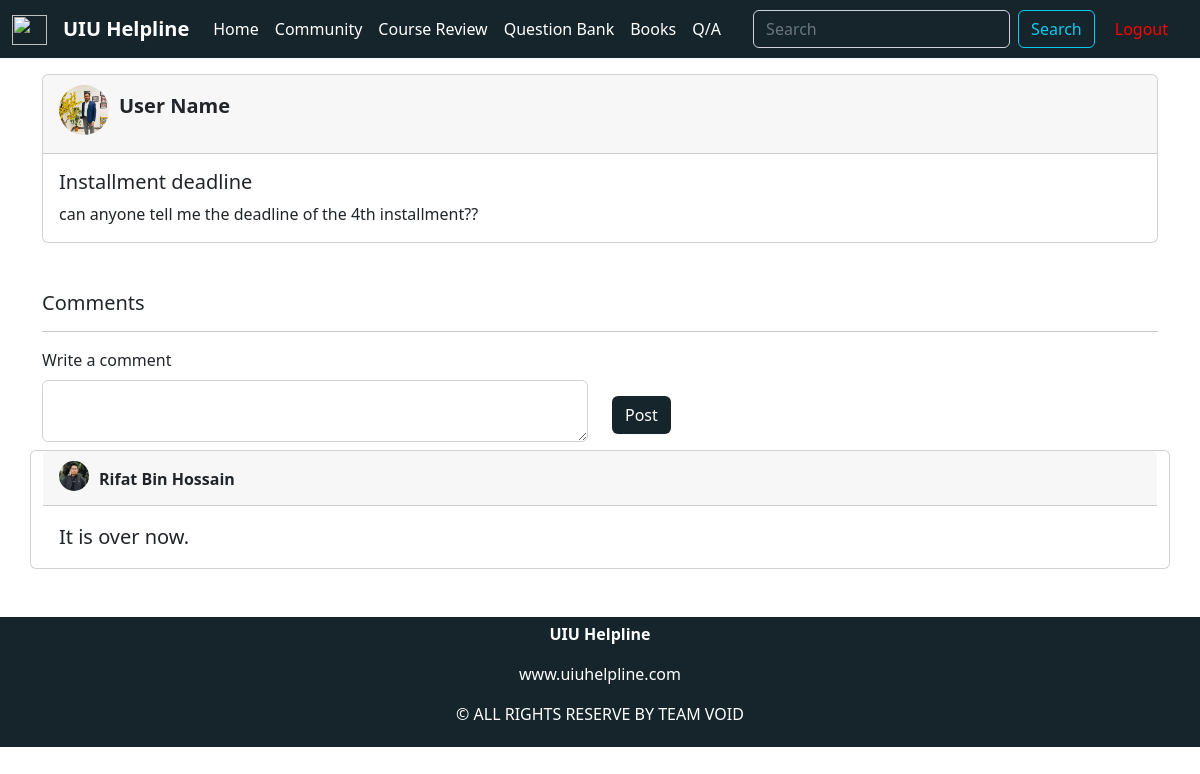
Screenshot of /post_details.php?post_id=20 with the database file from the repository.
### tables this page shows
CREATE TABLE `accounts` (
  `name` varchar(500) NOT NULL,
  `username` varchar(500) NOT NULL,
  `password` varchar(100) NOT NULL,
  `c_password` varchar(100) NOT NULL,
  `userid` int(100) NOT NULL,
  `photo_loc` varchar(1000) NOT NULL
);

CREATE TABLE `community_post` (
  `id` int(11) NOT NULL,
  `post_title` text NOT NULL,
  `post_details` text NOT NULL,
  `post_by` int(11) DEFAULT NULL,
  `date` datetime(6) NOT NULL DEFAULT current_timestamp(6)
);

CREATE TABLE `post_comment` (
  `id` int(11) NOT NULL,
  `comment` text NOT NULL,
  `comment_by` int(11) NOT NULL,
  `post_id` int(11) NOT NULL,
  `date` datetime(6) NOT NULL
);

### post_details.php (the view, shortened to what this page needs)
<?php
$post_id = $_GET['post_id'];
include('components/dbConnect.php');
$sql = "SELECT `id`, `post_title`, `post_details`, `post_by`, `date` FROM `community_post` WHERE id = '$post_id'";
$result = mysqli_query($conn, $sql);
$row = mysqli_fetch_assoc($result);
$pid = $row['post_by'];
$sql4 = "SELECT `photo_loc` FROM `accounts` WHERE userid = '$pid';";
$result3 = mysqli_query($conn, $sql4);
$img = mysqli_fetch_assoc($result3);
?>
<?php
include "components/header.php";
?>
<div class="container mt-3">
    <div class="card w-100">
        <div class="card-header" style="display:inline-flex">
            <img src="img/<?php echo $img['photo_loc'] ?>" alt="" onerror="this.src='img/altimg.jpg';" alt="" style="width:50px; height:50px; border-radius:50%; margin-top:2px">
            <p style="padding: 8px 10px; font-size:20px"><b>User Name</b></p>
        </div>
        <div class="card-body">
            <h5 class="card-title"><?php echo $row['post_title']; ?></h5>
            <p class="card-text"><?php echo $row['post_details']; ?></p>
        </div>
    </div>
</div>
<br>
<br>
<div class="container">
    <h5>Comments</h5>
    <hr>
    <form action="post_details.php?post_id=<?php echo $post_id; ?>" method="post">
        <div class="row">
            <div class="col">
                <label for="exampleFormControlTextarea1" class="form-label">Write a comment</label>
                <textarea class="form-control" name="comment" id="exampleFormControlTextarea1" rows="2"></textarea>
            </div>
            <div class="col">
                <input type="submit" name="post_comment" value="Post" class="btn mt-5" style="background-color: #15252B; color :white">
            </div>
        </div>
    </form>
</div>
<div class="container">
    <div class="row">
        <?php
        include('components/dbConnect.php');
        $sql3 = "SELECT `id`,`name`, `comment`, `comment_by`, `post_id`, `date` FROM `post_comment` INNER JOIN accounts on accounts.userid = post_comment.comment_by WHERE `post_id` = '$post_id'";
        $result3 = mysqli_query($conn, $sql3);
        while ($row = mysqli_fetch_assoc($result3)) {
            $pid = $row['comment_by'];
            $sql4 = "SELECT `photo_loc` FROM `accounts` WHERE userid = '$pid';";
            $result4 = mysqli_query($conn, $sql4);
            $img = mysqli_fetch_assoc($result4);
        ?>
            <div class="card mt-2">
                <div class="card-header" style="display:inline-flex; height:55px">
                    <img src="img/<?php echo $img['photo_loc']?>" alt="" onerror="this.src='img/altimg.jpg';" style="width:30px; height:30px; border-radius:50%; margin-top:2px">
                    <p style="padding: 8px 10px; font-size:16px"><b><?php echo $row['name']; ?></b></p>
                </div>
                <div class="card-body">
                    <blockquote class="blockquote mb-0">
                        <p><?php echo $row['comment']; ?>
                        </p>
                    </blockquote>
                </div>
            </div>
        <?php } ?>
    </div>
</div>
<br>
<br>
<?php
include('components/footer.php');
?>

### rows the page displays
accounts: photo_loc (picture)
community_post: post_title "Installment deadline", post_details "can anyone tell me the deadline of the 4th installment??"
post_comment: accounts.photo_loc (picture), accounts.name "Rifat Bin Hossain", comment "It is over now."
